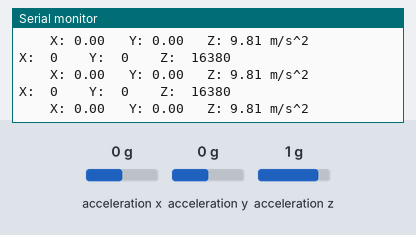
The sketch below on a simulated Arduino Uno, built with avr-gcc and run on an emulated ATmega328P. Parts: the last lines printed to the serial monitor. The inputs (shaded band) are chosen by the test bench; at power-on: acceleration x 0 g, acceleration y 0 g, acceleration z 1 g.

Above: at 1.2 s.
1.3 s: acceleration x set to -1.4 g
At 1.58 s:
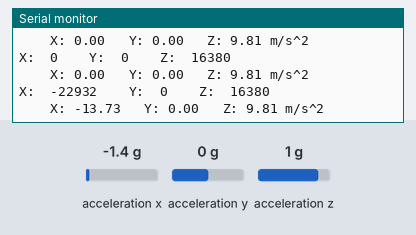
2.8 s: acceleration y set to -1.4 g
At 2.81 s:
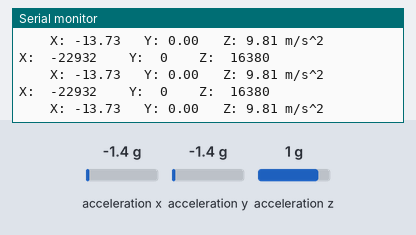
4.3 s: acceleration z set to -1.4 g
At 4.44 s:
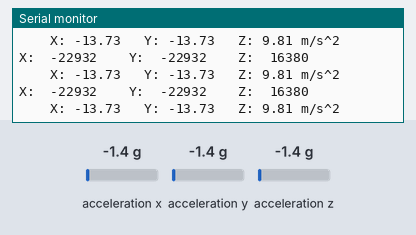

The sketch:

RaceDayDemo.ino
```cpp
#include <Adafruit_LIS3DH.h>
#include <Adafruit_Sensor.h>
#include <Wire.h>
Adafruit_LIS3DH accel = Adafruit_LIS3DH(); //instantiate a new sensor named accel

void setup() {
  Serial.begin(115200);
  while(!Serial) delay(10); //wait until the serial port is open
  if(!accel.begin(0x18)){   //if the sensor is not found at the address 0x18 (may need to change address)
    Serial.print("not found");
    while(1); // don't go on until it's found
  }
  Serial.println("sensor found");
}

void loop() {
  accel.read(); //get X Y and Z data
  Serial.print("X:  ");
  Serial.print(accel.x);     //print x position
  Serial.print("  \tY:  ");
  Serial.print(accel.y);    //print y position
  Serial.print("  \tZ:  ");
  Serial.print(accel.z);    //print z position
  Serial.println();

  //report back when something changes
  sensors_event_t event;
  accel.getEvent(&event);

  /* Display the results (acceleration is measured in m/s^2) */
  Serial.print("\t\tX: ");
  Serial.print(event.acceleration.x); //print x acceleration
  Serial.print(" \tY: ");
  Serial.print(event.acceleration.y); //print y acceleration
  Serial.print(" \tZ: ");
  Serial.print(event.acceleration.z); //print z acceleration
  Serial.println(" m/s^2 ");

  Serial.println();

  delay(200);

}
```

Measured:
- after the input at 1.3 s, the serial monitor: prints a new line after 0.13 s (image 1)
